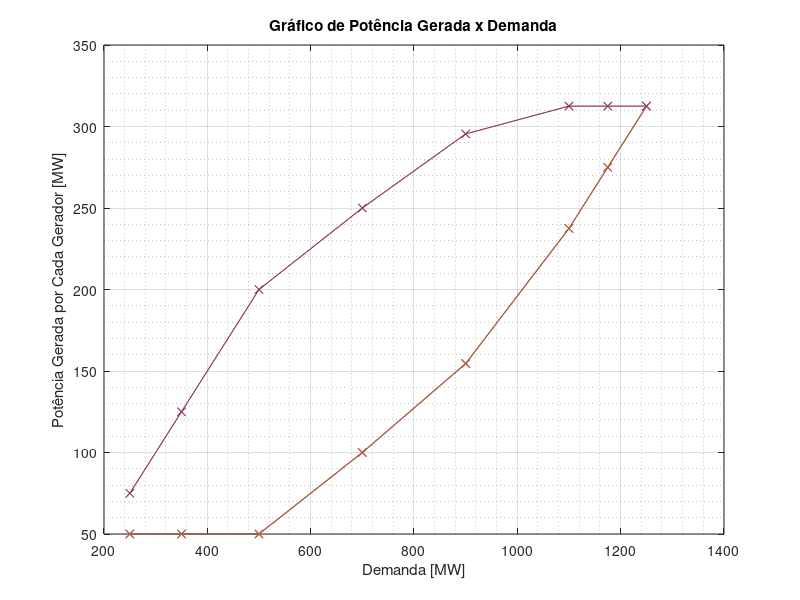
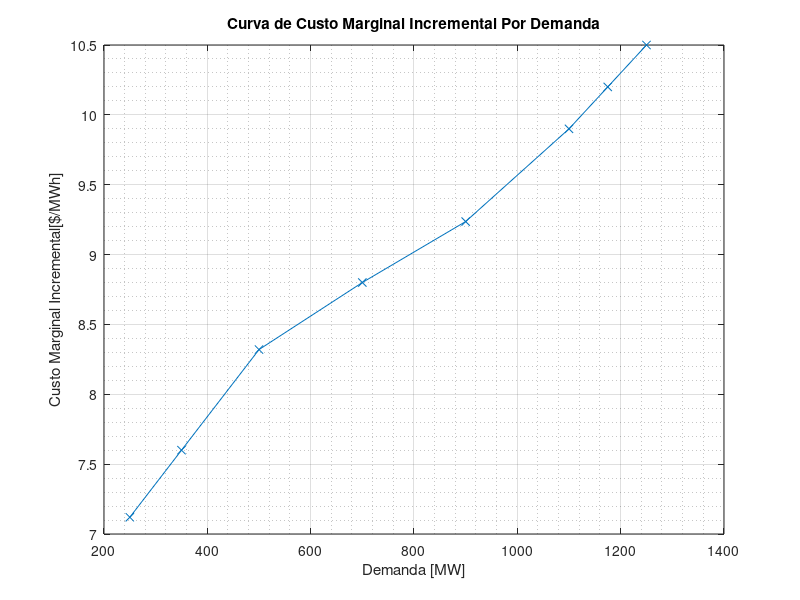
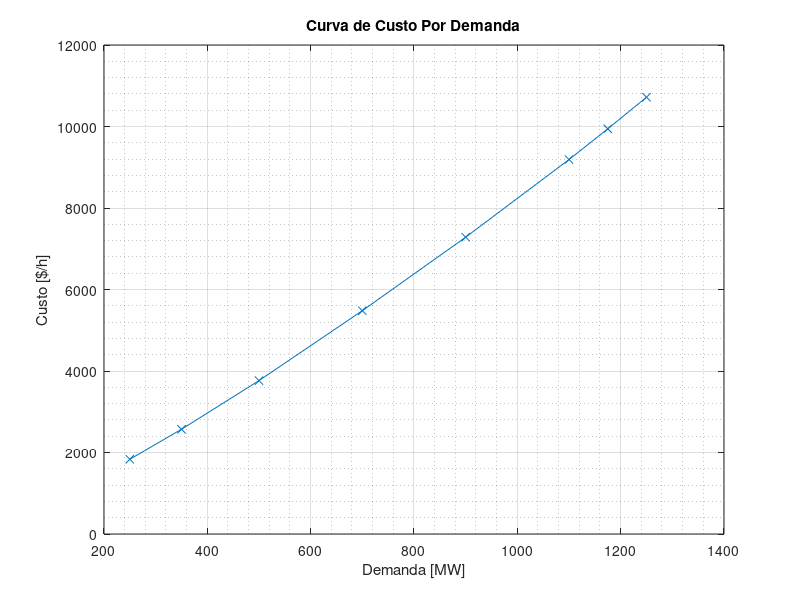

The MATLAB script that drew these images, in order:
% parâmetros de entrada

% caso de teste 1

%a = [0.0080 0.0096];

%b = [8 6.4];

%c = [0 0];

%demanda = [250 350 500 700 900 1100 1175 1250];

%pmin = [100 100];

%pmax = [625 625];

% caso de teste 2

a = [0.0080 0.0080 0.0096 0.0096];

b = [8 8 6.4 6.4];

c = [0 0 0 0];

demanda = [250 350 500 700 900 1100 1175 1250];

pmin = [50 50 50 50];

pmax = [625/2 625/2 625/2 625/2];


% calcular at, bt e alfa

pg = zeros(size(a));

PotenciasGeradas = [];

alfat = [];

for i=1:length(demanda)
    
  at=0;
  for j=1:length(a)
      at=at+(1/a(j));
  end
  at=1/(at);
  bt=0;
  for j=1:length(a)
      bt=bt+(b(j)/a(j));
  end
  
  bt=bt*at;
  
  alfa = at*demanda(i)+bt;     

  for k=1:length(pg)
     pg(k) = (alfa-b(k))/a(k);
  end
 
limitemin =[];
limitemax =[];
normal = [];

% verifica quais geradores tiveram limites ultrapassados

for k=1:length(pg)

    if pg(k) < pmin(k)
        limitemin = [limitemin, k];
    end
          
    if  pg(k) > pmax(k)
        limitemax = [limitemax, k];
    end
     
    if (pg(k) > pmin(k)) && (pg(k) < pmax(k))
         normal = [normal, k];
    end

end


pacomulada = 0;

for u=1:length(limitemin)
    pacomulada= pacomulada + pmin(limitemin(u));
end

for u=1:length(limitemax)
    pacomulada= pacomulada + pmax(limitemax(u));
end

pgt = demanda(i)-pacomulada;

% recalcula at, bt e alfa para as normais

for j=1:length(normal)
      at=at+(1/a(normal(j)));
end

at=1/(at);
bt=0;
  
for j=1:length(normal)
    bt=bt+(b(normal(j)))/a(normal(j));
end
  
bt=bt*at;

alfa = at*pgt+bt;
alfat = [alfat, alfa];
% recalcula as potências com o novo alfa

for k=1:length(normal)
     pg(normal(k)) = (alfa-b(normal(k)))/a(normal(k));
end

% substitui potências pelos limites dos que ultrapassaram

for k=1:length(limitemin)
     pg(limitemin(k)) = pmin(limitemin(k));
end

for k=1:length(limitemax)
     pg(limitemax(k)) = pmax(limitemax(k));
end

PotenciasGeradas = [PotenciasGeradas;pg];

end


disp('Potências Geradas:')
PotenciasGeradas

% plota curva da potência dos geradores
figure
for g=1:length(pg)
plot(demanda,PotenciasGeradas(:,g),'-x')
hold on
end
hold off
grid on
grid minor
title('Gráfico de Potência Gerada x Demanda')
ylabel('Potência Gerada por Cada Gerador [MW]')
xlabel('Demanda [MW]')


% plota curva do custo marginal incremental
figure
plot(demanda,alfat,'-x')
grid on
grid minor
title('Curva de Custo Marginal Incremental Por Demanda')
ylabel('Custo Marginal Incremental[$/MWh]')
xlabel('Demanda [MW]')

% plota curva do custo

% calcula custo
custo=[];

for dem=1:length(demanda)
    custo(dem) = sum((a/2).*PotenciasGeradas(dem,:).*PotenciasGeradas(dem,:)+b.*PotenciasGeradas(dem,:)+c);
end

disp('Custo Marginal:')
alfat

disp('Custo:')
custo

figure
plot(demanda,custo,'-x')
grid on
grid minor
title('Curva de Custo Por Demanda')
ylabel('Custo [$/h]')
xlabel('Demanda [MW]')
